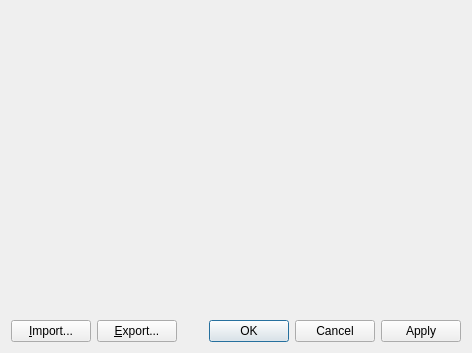
<?xml version="1.0" encoding="UTF-8"?>
<ui version="4.0">
 <class>ModifyCommandDialog</class>
 <widget class="QDialog" name="ModifyCommandDialog">
  <property name="geometry">
   <rect>
    <x>0</x>
    <y>0</y>
    <width>472</width>
    <height>353</height>
   </rect>
  </property>
  <property name="windowTitle">
   <string>Dialog</string>
  </property>
  <layout class="QVBoxLayout" name="verticalLayout" stretch="1,0">
   <item>
    <widget class="QWidgetContainer" name="widget" native="true"/>
   </item>
   <item>
    <layout class="QHBoxLayout" name="horizontalLayout">
     <item>
      <widget class="QPushButton" name="importButton">
       <property name="text">
        <string>&amp;Import...</string>
       </property>
      </widget>
     </item>
     <item>
      <widget class="QPushButton" name="exportButton">
       <property name="text">
        <string>&amp;Export...</string>
       </property>
      </widget>
     </item>
     <item>
      <spacer name="horizontalSpacer">
       <property name="orientation">
        <enum>Qt::Horizontal</enum>
       </property>
       <property name="sizeHint" stdset="0">
        <size>
         <width>40</width>
         <height>20</height>
        </size>
       </property>
      </spacer>
     </item>
     <item>
      <widget class="QDialogButtonBox" name="buttonBox">
       <property name="orientation">
        <enum>Qt::Horizontal</enum>
       </property>
       <property name="standardButtons">
        <set>QDialogButtonBox::Apply|QDialogButtonBox::Cancel|QDialogButtonBox::Ok</set>
       </property>
      </widget>
     </item>
    </layout>
   </item>
  </layout>
 </widget>
 <customwidgets>
  <customwidget>
   <class>QWidgetContainer</class>
   <extends>QWidget</extends>
   <header>misc/qwidgetcontainer.h</header>
   <container>1</container>
  </customwidget>
 </customwidgets>
 <resources/>
 <connections>
  <connection>
   <sender>buttonBox</sender>
   <signal>accepted()</signal>
   <receiver>ModifyCommandDialog</receiver>
   <slot>accept()</slot>
   <hints>
    <hint type="sourcelabel">
     <x>248</x>
     <y>254</y>
    </hint>
    <hint type="destinationlabel">
     <x>157</x>
     <y>274</y>
    </hint>
   </hints>
  </connection>
  <connection>
   <sender>buttonBox</sender>
   <signal>rejected()</signal>
   <receiver>ModifyCommandDialog</receiver>
   <slot>reject()</slot>
   <hints>
    <hint type="sourcelabel">
     <x>316</x>
     <y>260</y>
    </hint>
    <hint type="destinationlabel">
     <x>286</x>
     <y>274</y>
    </hint>
   </hints>
  </connection>
 </connections>
</ui>
